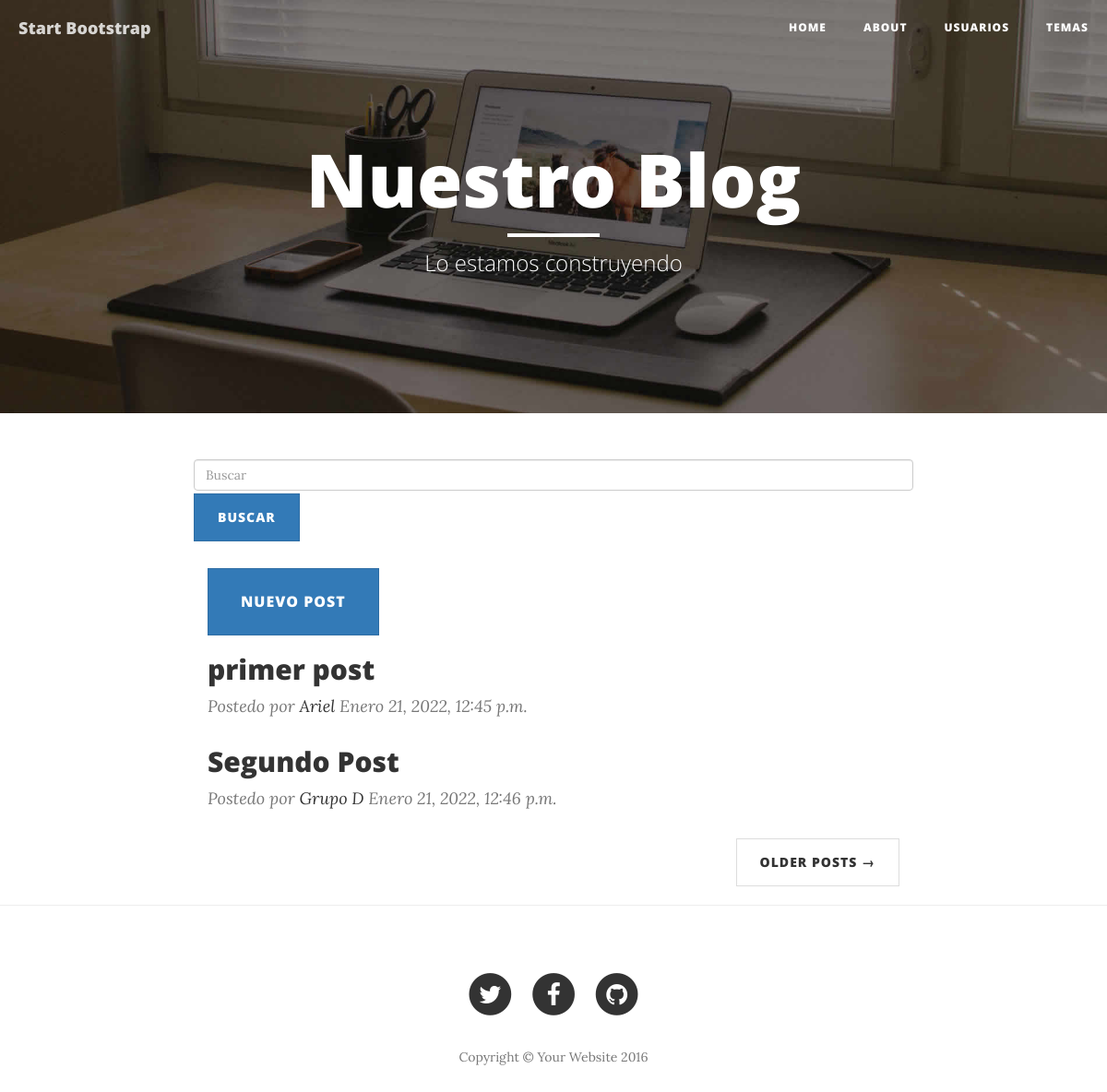
/post/, run on an earlier commit of the app's database.
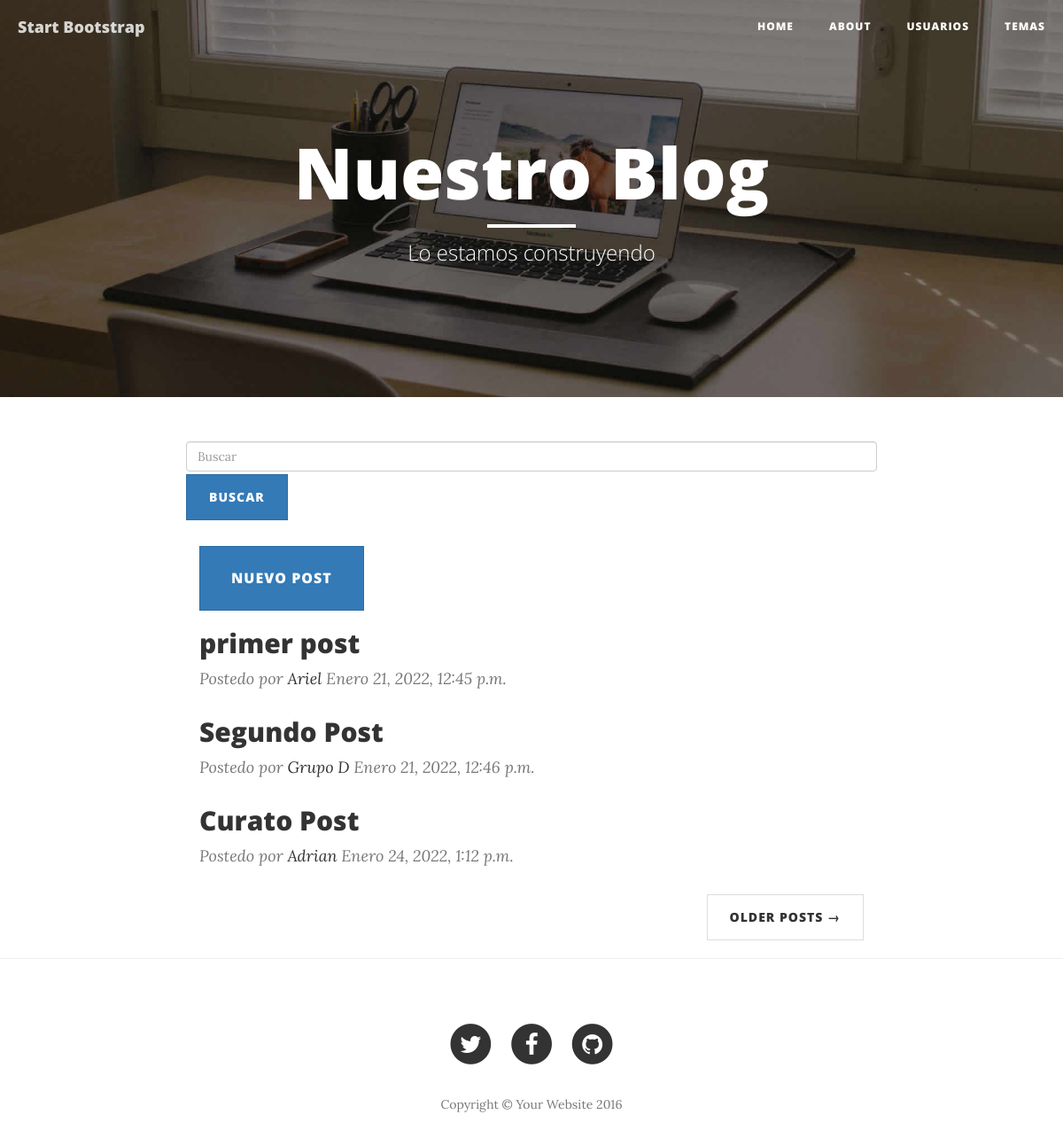
And on a later commit of the database.
### post_app/models.py (models this page shows, shortened)
class Post(models.Model):
    nombre = models.CharField("Titulo", max_length=50, blank=False)
    autor = models.CharField("Autor", max_length=50, blank=False)
    contenido = models.TextField("Contenido", blank=True)
    fecha_publicacion = models.DateTimeField("Fecha de Publicaión", auto_now_add=True)
    visible = models.BooleanField()

### post_app/views.py (the view)
# urls.py: path('', Post_listView.as_view(), name="post_list"),
class Post_listView(ListView):
    model = Post
    context_object_name = 'posts'
    template_name = 'post_list.html'

### post_app/templates/post_list.html
{% extends 'index.html' %}
{% load static %}
{% block content %}
<div class="row">
    {% include 'snippets/search.html' %}
</div>
<a href="{% url 'post_app:post_add' %}" class="btn btn-primary btn-lg role="button">Nuevo Post</a>
    {% for post in posts  %}
        <div class="post-preview">
            <h2 class="post-title"> {{post.nombre}} </h2>
            <p class="post-meta">Postedo por  <a href="#">{{post.autor}}</a> {{post.fecha_publicacion}}</p>
        </div>
    {% endfor %}
{% endblock content %}

What changed in the data, as far as the page shows it:
added Post: nombre "Curato Post", autor "Adrian", fecha_publicacion "Enero 24, 2022, 1:12 p.m."
